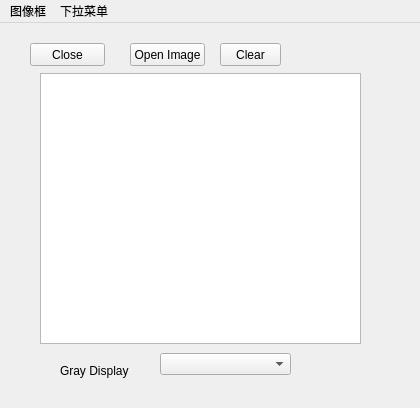
<?xml version="1.0" encoding="UTF-8"?>
<ui version="4.0">
 <class>MainWindow</class>
 <widget class="QMainWindow" name="MainWindow">
  <property name="geometry">
   <rect>
    <x>0</x>
    <y>0</y>
    <width>420</width>
    <height>408</height>
   </rect>
  </property>
  <property name="windowTitle">
   <string>MainWindow</string>
  </property>
  <widget class="QWidget" name="centralWidget">
   <widget class="QPushButton" name="pushButton">
    <property name="geometry">
     <rect>
      <x>30</x>
      <y>20</y>
      <width>75</width>
      <height>23</height>
     </rect>
    </property>
    <property name="text">
     <string>Close</string>
    </property>
   </widget>
   <widget class="QGraphicsView" name="graphicsView">
    <property name="geometry">
     <rect>
      <x>40</x>
      <y>50</y>
      <width>321</width>
      <height>271</height>
     </rect>
    </property>
   </widget>
   <widget class="QComboBox" name="comboBox">
    <property name="geometry">
     <rect>
      <x>160</x>
      <y>330</y>
      <width>131</width>
      <height>22</height>
     </rect>
    </property>
   </widget>
   <widget class="QLabel" name="label">
    <property name="geometry">
     <rect>
      <x>60</x>
      <y>340</y>
      <width>81</width>
      <height>16</height>
     </rect>
    </property>
    <property name="text">
     <string>Gray Display</string>
    </property>
   </widget>
   <widget class="QPushButton" name="pushButton_2">
    <property name="geometry">
     <rect>
      <x>130</x>
      <y>20</y>
      <width>75</width>
      <height>23</height>
     </rect>
    </property>
    <property name="text">
     <string>Open Image</string>
    </property>
   </widget>
   <widget class="QPushButton" name="pushButton_Clear">
    <property name="geometry">
     <rect>
      <x>220</x>
      <y>20</y>
      <width>61</width>
      <height>23</height>
     </rect>
    </property>
    <property name="text">
     <string>Clear</string>
    </property>
   </widget>
  </widget>
  <widget class="QMenuBar" name="menuBar">
   <property name="geometry">
    <rect>
     <x>0</x>
     <y>0</y>
     <width>420</width>
     <height>23</height>
    </rect>
   </property>
   <widget class="QMenu" name="menu1">
    <property name="title">
     <string>图像框</string>
    </property>
    <addaction name="actionclose"/>
    <addaction name="action_Open"/>
   </widget>
   <widget class="QMenu" name="menu">
    <property name="title">
     <string>下拉菜单</string>
    </property>
    <addaction name="actionAdd"/>
    <addaction name="actionClear"/>
   </widget>
   <addaction name="menu1"/>
   <addaction name="menu"/>
  </widget>
  <action name="actionclose">
   <property name="text">
    <string>close</string>
   </property>
  </action>
  <action name="action_Open">
   <property name="text">
    <string>&amp;Open</string>
   </property>
  </action>
  <action name="actionAdd">
   <property name="text">
    <string>&amp;Add</string>
   </property>
  </action>
  <action name="actionClear">
   <property name="text">
    <string>&amp;Clear</string>
   </property>
  </action>
 </widget>
 <resources/>
 <connections>
  <connection>
   <sender>actionclose</sender>
   <signal>triggered()</signal>
   <receiver>MainWindow</receiver>
   <slot>close()</slot>
   <hints>
    <hint type="sourcelabel">
     <x>-1</x>
     <y>-1</y>
    </hint>
    <hint type="destinationlabel">
     <x>149</x>
     <y>155</y>
    </hint>
   </hints>
  </connection>
  <connection>
   <sender>pushButton</sender>
   <signal>clicked()</signal>
   <receiver>MainWindow</receiver>
   <slot>close()</slot>
   <hints>
    <hint type="sourcelabel">
     <x>95</x>
     <y>55</y>
    </hint>
    <hint type="destinationlabel">
     <x>188</x>
     <y>79</y>
    </hint>
   </hints>
  </connection>
  <connection>
   <sender>pushButton_Clear</sender>
   <signal>clicked()</signal>
   <receiver>graphicsView</receiver>
   <slot>close()</slot>
   <hints>
    <hint type="sourcelabel">
     <x>250</x>
     <y>54</y>
    </hint>
    <hint type="destinationlabel">
     <x>200</x>
     <y>208</y>
    </hint>
   </hints>
  </connection>
 </connections>
</ui>
